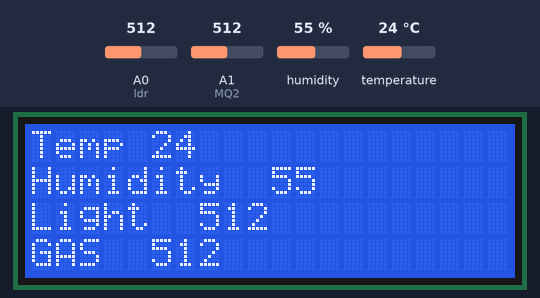
Recording of a sketch running on a simulated Arduino Uno, built with avr-gcc and run on an emulated ATmega328P. Parts: 20×4 character LCD. Wiring (inferred from the names in the program): DHT22 sensor: data pin 4. The test bench sets the inputs (shaded band); at power-on: A0 (ldr) = 512, humidity 55 %, A1 (MQ2) = 512, temperature 24 °C. What the sketch prints to the serial monitor is not drawn.

Above: at 6.1 s.
6.2 s: A0 (ldr) set to 110
At 7.7 s:
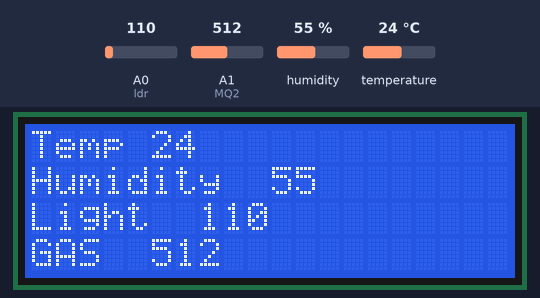
8.8 s: A0 (ldr) set to 88
At 10.1 s:
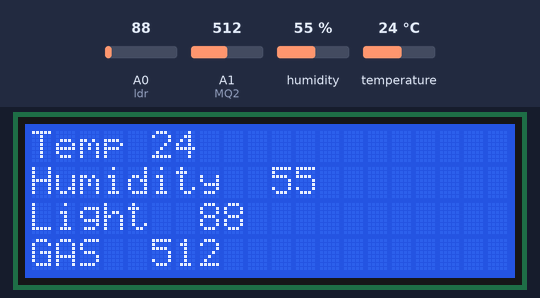
11.0 s: humidity set to 22 %
At 12.3 s:
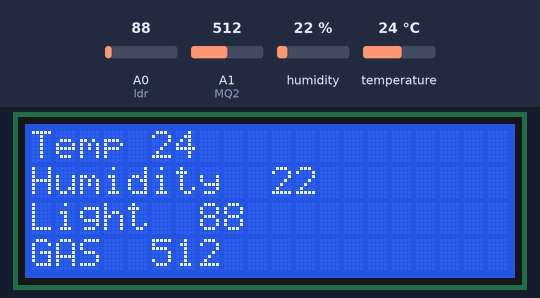
13.3 s: A1 (MQ2) set to 716
At 14.6 s:
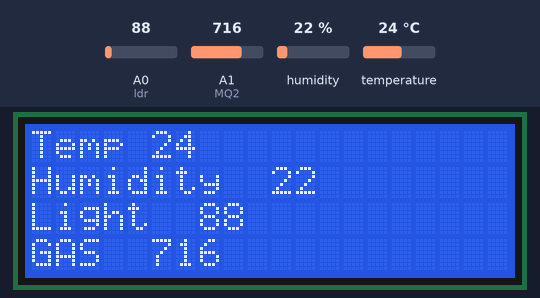
15.5 s: temperature set to 12 °C
At 16.9 s:
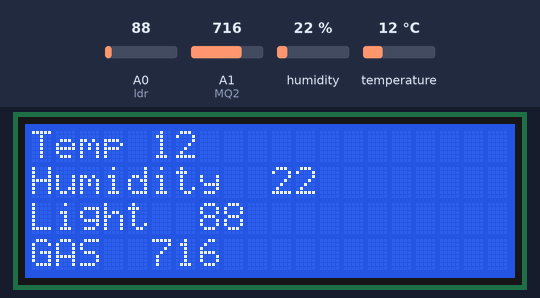
Timing chart, 0 to 18.5 s (numbered marks = the images above; inputs shaded):
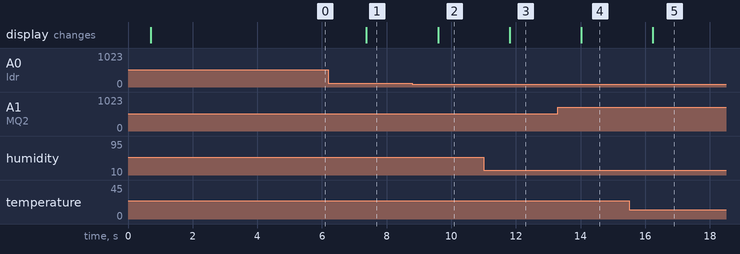

Measured:
- after the input at 6.2 s, the display: changes after 1.2 s (image 1)
- after the input at 8.8 s, the display: changes after 0.79 s (image 2)
- after the input at 11.0 s, the display: changes after 0.81 s (image 3)
- after the input at 13.3 s, the display: changes after 0.72 s (image 4)
- after the input at 15.5 s, the display: changes after 0.74 s (image 5)

The sketch:

Blutooth_Weather_Station2.ino
```cpp
#include<SoftwareSerial.h>
#include <dht.h>
#include <LiquidCrystal_I2C.h>
//LiquidCrystal_I2C lcd(0x27, 2, 1, 0, 4, 5, 6, 7, 3, POSITIVE); //16*4
LiquidCrystal_I2C lcd(0x3F, 2, 1, 0, 4, 5, 6, 7, 3, POSITIVE); //20*4
#define DHT22_PIN 4
#define ldr A0
#define MQ2 A1
#define IRtransmitter 3
#define IRreceiver 2


dht DHT;
SoftwareSerial BlueTooth(6, 7);       //TXD11  RXD12
int status = 1;
int show = 0;
struct
{
  uint32_t total;
  uint32_t ok;
  uint32_t crc_error;
  uint32_t time_out;
  uint32_t connect;
  uint32_t ack_l;
  uint32_t ack_h;
  uint32_t unknown;
} stat = { 0, 0, 0, 0, 0, 0, 0, 0};


void setup() {
  Serial.begin(9600);
  lcd.begin(20, 4);
  lcd.backlight();
  lcd.setCursor(0, 0);
  lcd.print("Weather Station");
  lcd.setCursor(0, 1);
  lcd.print("Welcome!");

  Serial.println("Goodnight moon!");
  BlueTooth.begin(9600);
  delay(500);
}


void loop() {
  Serial.println("Loop Started");
  funReadSensor();
  delay(1000);

  if (BlueTooth.available()) {
    Serial.write(BlueTooth.read());
  }
  if (Serial.available() > 0)
  {
    int incomingByte = Serial.read();

  }
}

void funReadSensor()
{
  float temp = 0;
  float temp1;
  float light;
  float humidity;
  float gas;


  //Serial.print("Reading Temp");
  //temp = analogRead(lm35);
  //temp = temp * 0.48828125;

  light = analogRead(ldr);
  gas = analogRead(MQ2);

  int chk = DHT.read22(DHT22_PIN);
  switch (chk)
  {
    case DHTLIB_OK:
      stat.ok++;
      Serial.println("OK,\t");
      break;
    case DHTLIB_ERROR_CHECKSUM:
      stat.crc_error++;
      Serial.println("Checksum error,\t");
      break;
    case DHTLIB_ERROR_TIMEOUT:
      stat.time_out++;
      Serial.println("Time out error,\t");
      break;
    case DHTLIB_ERROR_CONNECT:
      stat.connect++;
      Serial.println("Connect error,\t");
      break;
    case DHTLIB_ERROR_ACK_L:
      stat.ack_l++;
      Serial.println("Ack Low error,\t");
      break;
    case DHTLIB_ERROR_ACK_H:
      stat.ack_h++;
      Serial.println("Ack High error,\t");
      break;
    default:
      stat.unknown++;
      Serial.println("Unknown error,\t");
      break;
  }

  humidity = DHT.humidity;
  temp1 = DHT.temperature;

  Serial.print("Light");
  Serial.print(",\t");
  Serial.print(",\t");
  Serial.print("GAS");
  Serial.print(",\t");
  Serial.print("Temp(DHT22)");
  Serial.print(",\t");
  Serial.println("Humidity");
  //Serial.print(",\t");
  //Serial.println("CO");
  Serial.print(light);
  Serial.print(",\t");
  Serial.print(",\t");
  Serial.print(gas);
  Serial.print(",\t");
  Serial.print(",\t");
  Serial.print(temp1);
  Serial.print(",\t");
  Serial.print(",\t");
  Serial.print(humidity);
  //Serial.print(",\t");
  //Serial.print(",\t");
  //Serial.println(co);
  Serial.println("");

  int L = light;
  int T = temp;
  int T1 = temp1;
  int H = humidity;
  int G = gas;


  if (L > 800)
  {
    //digitalWrite(led1, LOW);
  }
  else
  {
    //digitalWrite(led1, HIGH);
  }
  if (T1 < 25)
  {
    //digitalWrite(led2, HIGH);
    //digitalWrite(led3, LOW);
  }
  else
  {
    //digitalWrite(led3, HIGH);
    //digitalWrite(led2, LOW);
  }
  if (H > 60)
  {
    //digitalWrite(led4, HIGH);
  }
  else
  {
    //digitalWrite(led4, LOW);
  }
  //int CO = co;

  String l, t, t1, h, g;
  l = String(L);
  t = String(T);
  t1 = String(T1);
  h = String(H);
  g = String(G);


  Serial.print(L);
  Serial.print(",\t");
  Serial.print(",\t");
  Serial.print(T);
  Serial.print(",\t");
  Serial.print(",\t");
  Serial.print(T1);
  Serial.print(",\t");
  Serial.print(",\t");

  Serial.println(H);
  BlueTooth.println(t1+'@'+t1 + '@' + h + '@' + l + '@' + g );
  //Serial.println(l + '@' + g + '@' + t1 + '@' + h );
  Serial.println(t1 + '@' + h + '@' + l + '@' + g );

  if (status == 1)
  {
    //digitalWrite(led5, HIGH);
    status = 0;
  }
  else
  {
    //digitalWrite(led5, LOW);
    status = 1;
  }
  show++;

  lcd.clear();
  lcd.setCursor(0, 0);
  lcd.print("Temp ");
  lcd.print(t1);
  lcd.setCursor(0, 1);
  lcd.print("Humidity  ");
  lcd.print(h);
  lcd.setCursor(0, 2);
  lcd.print("Light  ");
  lcd.print(l);
  lcd.setCursor(0, 3);
  lcd.print("GAS  ");
  lcd.print(g);


  /*
      This code should use when
      you want to show one by one
    if (show == 1)
    {
    lcd.print("Light  ");
    lcd.print(l);
    }
    else if (show == 2)
    {
    lcd.print("Temp(LM35)  ");
    lcd.print(t);
    }
    else if (show == 3)
    {
    lcd.print("Temp(DHT22)  ");
    lcd.print(t1);
    }
    else if (show == 4)
    {
    show = 0;
    lcd.print("Humidity  ");
    lcd.print(h);
    }
    else
    {

    lcd.print("Error!");

    }
  */

}
```
